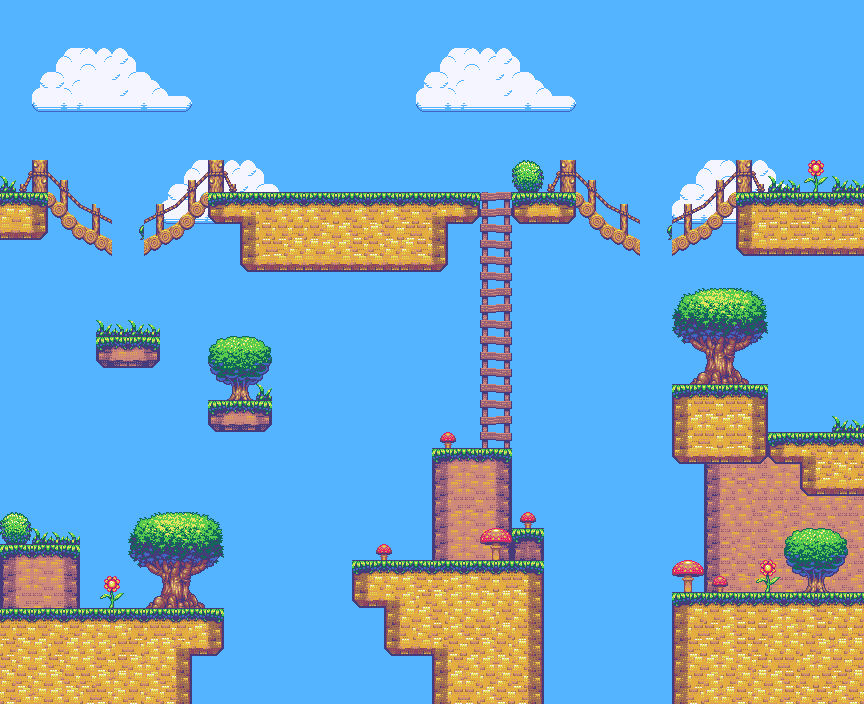

Below is a game level as drawn by its tile map, then a one-line description and the .tmx that defines it (tile-layer data replaced by summaries):
An orthogonal 54x44 tile map with 16x16 px tiles, 6 tile layers (background, dark platforms, platforms, fancy, ...), 2 tilesets and 11 objects (5x monster, 4x spike, door, player).

<map version="1.0" orientation="orthogonal" width="54" height="44" tilewidth="16" tileheight="16">
 <tileset firstgid="1" name="tiles" tilewidth="16" tileheight="16">
  <image source="../textures/tiles.png" width="384" height="256" />
 </tileset>
 <tileset firstgid="385" name="Objects" tilewidth="32" tileheight="32">
  <image source="../textures/objects.png" width="512" height="512" />
 </tileset>
 <layer name="background" width="54" height="44">
  <data>[2376 cells, 2376 non-empty, 40 distinct tile ids]</data>
 </layer>
 <layer name="dark platforms" width="54" height="44">
  <data>[2376 cells, 197 non-empty, 50 distinct tile ids]</data>
 </layer>
 <layer name="platforms" width="54" height="44">
  <data>[2376 cells, 421 non-empty, 57 distinct tile ids]</data>
 </layer>
 <layer name="fancy" width="54" height="44">
  <data>[2376 cells, 164 non-empty, 76 distinct tile ids]</data>
 </layer>
 <layer name="ladders" width="54" height="44">
  <data>[2376 cells, 32 non-empty, 4 distinct tile ids]</data>
 </layer>
 <layer name="bridges" width="54" height="44">
  <data>[2376 cells, 95 non-empty, 48 distinct tile ids]</data>
 </layer>
 <objectgroup name="objects" width="54" height="44">
  <object name="monster" gid="386" x="448" y="560" />
  <object name="monster" gid="386" x="784" y="592" />
  <object name="spike" gid="387" x="384" y="192" />
  <object name="spike" gid="387" x="352" y="192" />
  <object name="spike" gid="387" x="272" y="192" />
  <object name="spike" gid="387" x="240" y="192" />
  <object name="monster" gid="386" x="528" y="192" />
  <object name="monster" gid="386" x="336" y="192" />
  <object name="monster" gid="386" x="224" y="400" />
  <object name="door" gid="391" x="800" y="432" />
  <object name="player" gid="385" x="128" y="608" />
 </objectgroup>
</map>